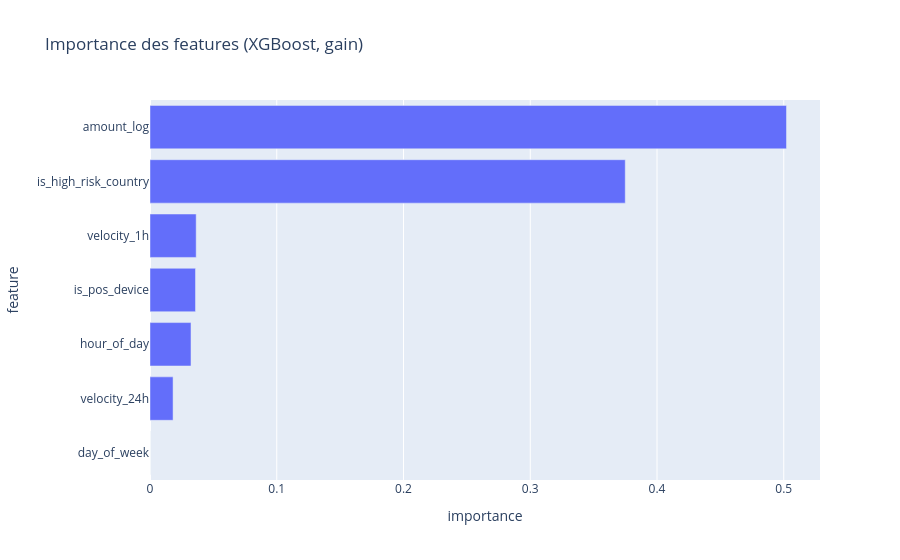

The notebook cell this image was saved under:
### Code cell
importances = pd.DataFrame({
    "feature": FEATURE_NAMES,
    "importance": model.feature_importances_,
}).sort_values("importance", ascending=True)
fig = px.bar(importances, x="importance", y="feature", orientation="h",
             title="Importance des features (XGBoost, gain)")
fig.show()

### Figure 1 — Plotly figure (JSON) as saved in the notebook; plotly's stock layout.template omitted (floating-point values rounded to 4 significant figures)
{"data": [{"alignmentgroup": "True", "hovertemplate": "importance=%{x}<br>feature=%{y}<extra></extra>", "legendgroup": "", "marker": {"color": "#636efa", "pattern": {"shape": ""}}, "name": "", "offsetgroup": "", "orientation": "h", "showlegend": false, "textposition": "auto", "type": "bar", "x": [0.0, 0.0182, 0.03234, 0.03591, 0.03644, 0.3749, 0.5022], "xaxis": "x", "y": ["day_of_week", "velocity_24h", "hour_of_day", "is_pos_device", "velocity_1h", "is_high_risk_country", "amount_log"], "yaxis": "y"}], "layout": {"barmode": "relative", "legend": {"tracegroupgap": 0}, "title": {"text": "Importance des features (XGBoost, gain)"}, "xaxis": {"anchor": "y", "domain": [0.0, 1.0], "title": {"text": "importance"}}, "yaxis": {"anchor": "x", "domain": [0.0, 1.0], "title": {"text": "feature"}}}}
